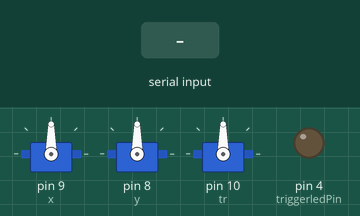
This sketch was run on a simulated Arduino Uno, built with avr-gcc and run on an emulated ATmega328P. Shown: 3 × servo, output pins drawn as LEDs (lit = HIGH). The test bench sets the inputs (shaded band). What the sketch prints to the serial monitor is not drawn.

Above: at 1.2 s.
1.3 s: "90,45\n" received over Serial
At 1.9 s:
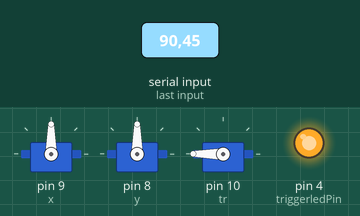
2.8 s: "30,150\n" received over Serial
At 3.5 s:
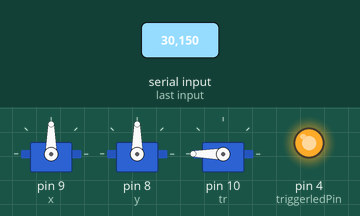
5.8 s: "X90\n" received over Serial
At 6.7 s:
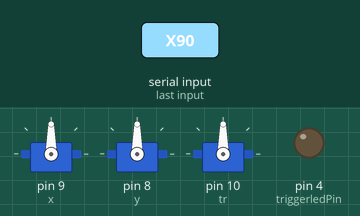
7.4 s: "200\n" received over Serial
At 7.8 s:
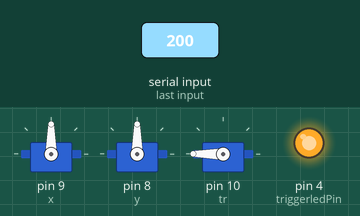
13.4 s: "X,45\n" received over Serial
At 13.8 s:
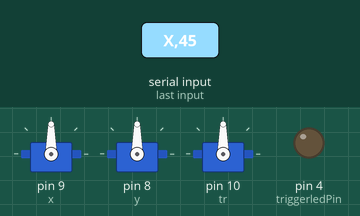
Timing chart, 0 to 16.0 s (numbered marks = the images above; inputs shaded):
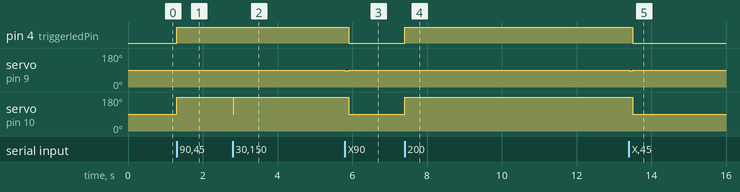

Measured:
- after the input at 1.3 s, pin 4 (triggerledPin): LOW → HIGH at once; servo on pin 10 (tr): 90° → 180° at once
- after the input at 2.8 s, servo on pin 10 (tr): 180° → 90° at once, → 180° 0.02 s later
- after the input at 5.8 s, pin 4 (triggerledPin): HIGH → LOW after 0.10 s; servo on pin 9 (x): 90° → 87° at once, → 90° 0.10 s later; servo on pin 10 (tr): 180° → 90° after 0.10 s
- after the input at 7.4 s, pin 4 (triggerledPin): LOW → HIGH at once; servo on pin 10 (tr): 90° → 180° at once
- after the input at 13.4 s, pin 4 (triggerledPin): HIGH → LOW after 0.11 s; servo on pin 9 (x): 90° → 87° at once, → 90° 0.10 s later; servo on pin 10 (tr): 180° → 90° after 0.11 s

The sketch:

OptiSentry.ino
```cpp
#include<Servo.h>

Servo x, y, tr;
int width = 640, height = 480;  // total resolution of the video
int xpos = 90, ypos = 90;  // initial positions of both Servos
byte triggerledPin = 4;
int leds1 = 0, leds2 = 0, val = 0;
int xmin = 265, xmax = 375, ymin = 195, ymax = 285;
int xinc = 98, xdec = 87.5, yinc = 100, ydec = 87.5, stop = 90;
unsigned long currtime = 0;
int tout = 0;
int trigg = 0;

void setup() {
  Serial.begin(9600);
  leds1 = 0;
  leds2 = 0;
  x.attach(9);
  y.attach(8);
  tr.attach(10);
  pinMode(triggerledPin, OUTPUT);
  digitalWrite(triggerledPin, LOW);
  tr.write(stop);
  tout = 0;
  trigg = 1;
}

void loop() {
  if (Serial.available() > 0)
  {
    int x_mid, y_mid;
    tout = 1;
    if (Serial.read() == 'X')
    {
      x_mid = Serial.parseInt();  // read center x-coordinate
      if (Serial.read() == 'Y')
        y_mid = Serial.parseInt(); // read center y-coordinate
    }
    /* adjust the servo within the squared region if the coordinates
        is outside it
    */
    if ((x_mid < xmin && x_mid > 20) || (x_mid > xmax && x_mid < 620)) {
      if (x_mid > xmax && x_mid < 620) {
        xpos = xinc;
        x.write(xpos);
        delay(100);
        x.write(stop);
        tr.write(stop);
        leds1 = 0;
        val = 0;
      }
      else if (x_mid < xmin && x_mid > 20) {
        xpos = xdec;
        x.write(xpos);
        delay(100);
        x.write(stop);
        tr.write(stop);
        leds1 = 0;
        val = 0;
      }
      else if (x_mid > xmin && x_mid < xmax) {
        xpos= stop;
        x.write(xpos);
        delay(100);
        x.write(stop);
        tr.write(stop);
        leds1 = 1;
        val = 0;
      }
      else {
        xpos=stop;
        ypos=stop;
        leds1=1;
        leds2=1;
        x.write(xpos);
        y.write(ypos);
        tr.write(stop);
        //val = 1;
        /*tr.write(180);
        delay(500);
        tr.write(0);
        delay(250);
        tr.write(90);*/
        //delay(1500);
      }
    }
    else if ((y_mid < ymin && y_mid > 20) || (y_mid > ymax && y_mid < 460)) {
      if (y_mid > ymax && y_mid < 460) {
        ypos = ydec;
        y.write(ypos);
        delay(100);
        y.write(stop);
        tr.write(stop);
        leds2 = 0;
        val = 0;
      }
      else if (y_mid < ymin && y_mid > 20) {
        ypos = yinc;
        y.write(ypos);
        delay(100);
        y.write(stop);
        tr.write(stop);
        leds2 = 0;
        val = 0;
      }
      else if (y_mid > ymin && y_mid < ymax) {
        ypos= stop;
        leds2 = 1;
        y.write(ypos);
        delay(100);
        y.write(stop);
        tr.write(stop);
        val = 0;
      }
      else {
        xpos=stop;
        ypos=stop;
        leds1=1;
        leds2=1;
        x.write(xpos);
        y.write(ypos);
        tr.write(stop);
        //val = 1;
        /*tr.write(180);
        delay(500);
        tr.write(0);
        delay(250);
        tr.write(90);*/
        //delay(1500);
      }
    }
    else {
      xpos=stop;
      ypos=stop;
      leds1=1;
      leds2=1;
      x.write(xpos);
      y.write(ypos);
      val = 1;
      /*tr.write(0);
      delay(250);
      tr.write(90);*/
      //delay(1500);
    }
    Serial.print(val);
    Serial.print(",");
    Serial.print(tout);
  }
  else {
    xpos=stop;
    ypos=stop;
    x.write(xpos);
    y.write(ypos);
    tr.write(stop);
    //val = 1;
  }
  statLED(leds1, leds2);
  trigmot(val);
  trigg = 1;
}

void statLED (int s1, int s2) {
  if (s1 == 1 && s2 == 1) {
    digitalWrite(triggerledPin, HIGH);
  }
  else {
    digitalWrite(triggerledPin, LOW);
  }
}

void trigmot (int val) {
  currtime = millis();
  if (val > 0 && trigg > 0) {
    tout += 5;
    tr.write(180);
    if (millis() > currtime+20) {
      tr.write(90);
    }
  }
  else {
    tr.write(90);
  }
  val = 0;
  trigg = 0;
  //delay(200);
}
```
